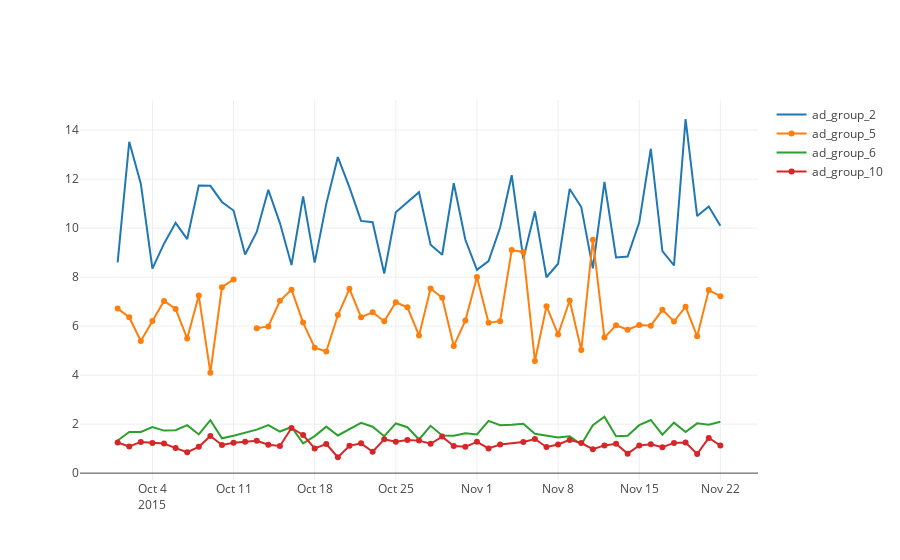

Here is the notebook cell this chart was saved with:
### Code cell
import plotly.plotly as py
import plotly.graph_objs as go
from plotly.offline import iplot,init_notebook_mode

init_notebook_mode(connected=True)

#Plot converted/clicked per day for multiple ad groups
def plot_clicked_converted(ad_groupA,ad_groupB,ad_groupC,ad_groupD,df):
    df_groupA = df[df.ad == ad_groupA]
    df_groupB = df[df.ad == ad_groupB]
    df_groupC = df[df.ad == ad_groupC]
    df_groupD = df[df.ad == ad_groupD]

    
    groupA = go.Scatter(
    x=df_groupA.date,
    y=(df_groupA.converted/df_groupA.clicked)*100,
    name = ad_groupA,
    mode = 'lines',
    )
    
    groupB = go.Scatter(
    x=df_groupB.date,
    y=(df_groupB.converted/df_groupB.clicked)*100,
    name = ad_groupB,
    mode = 'lines+markers',   
    )
    
    groupC = go.Scatter(
    x=df_groupC.date,
    y=(df_groupC.converted/df_groupC.clicked)*100,
    name = ad_groupC,
    mode = 'lines',
    )
    
    groupD = go.Scatter(
    x=df_groupD.date,
    y=(df_groupD.converted/df_groupD.clicked)*100,
    name = ad_groupD,
    mode = 'lines+markers',
    )
   
    data = [groupA,groupB,groupC,groupD]
    iplot(data)

    

plot_clicked_converted('ad_group_2','ad_group_5','ad_group_6','ad_group_10',df)
